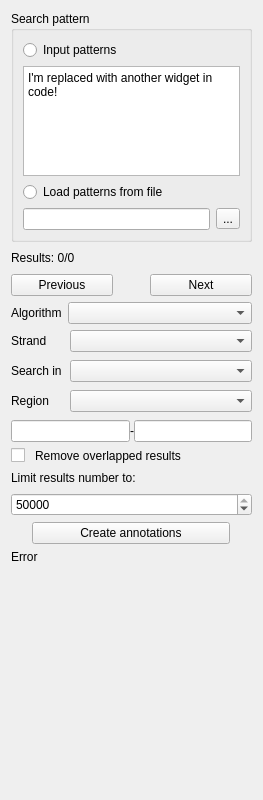
<?xml version="1.0" encoding="UTF-8"?>
<ui version="4.0">
 <class>FindPatternForm</class>
 <widget class="QWidget" name="FindPatternForm">
  <property name="geometry">
   <rect>
    <x>0</x>
    <y>0</y>
    <width>263</width>
    <height>800</height>
   </rect>
  </property>
  <property name="sizePolicy">
   <sizepolicy hsizetype="Preferred" vsizetype="Minimum">
    <horstretch>0</horstretch>
    <verstretch>0</verstretch>
   </sizepolicy>
  </property>
  <property name="focusPolicy">
   <enum>Qt::StrongFocus</enum>
  </property>
  <property name="windowTitle">
   <string notr="true">Form</string>
  </property>
  <layout class="QVBoxLayout" name="verticalLayout_3">
   <item>
    <widget class="QGroupBox" name="groupBox">
     <property name="title">
      <string>Search pattern</string>
     </property>
     <layout class="QVBoxLayout" name="verticalLayout">
      <item>
       <widget class="QRadioButton" name="usePatternFromTextEditRadioButton">
        <property name="text">
         <string>Input patterns</string>
        </property>
       </widget>
      </item>
      <item>
       <widget class="QPlainTextEdit" name="textPattern">
        <property name="sizePolicy">
         <sizepolicy hsizetype="Preferred" vsizetype="Fixed">
          <horstretch>0</horstretch>
          <verstretch>0</verstretch>
         </sizepolicy>
        </property>
        <property name="minimumSize">
         <size>
          <width>0</width>
          <height>90</height>
         </size>
        </property>
        <property name="maximumSize">
         <size>
          <width>16777215</width>
          <height>110</height>
         </size>
        </property>
        <property name="focusPolicy">
         <enum>Qt::StrongFocus</enum>
        </property>
        <property name="plainText">
         <string notr="true">I'm replaced with another widget in code!</string>
        </property>
       </widget>
      </item>
      <item>
       <widget class="QRadioButton" name="usePatternFromFileRadioButton">
        <property name="text">
         <string>Load patterns from file</string>
        </property>
       </widget>
      </item>
      <item>
       <layout class="QHBoxLayout" name="horizontalLayout_6">
        <item>
         <widget class="QLineEdit" name="filePathLineEdit"/>
        </item>
        <item>
         <widget class="QToolButton" name="loadFromFileToolButton">
          <property name="text">
           <string>...</string>
          </property>
         </widget>
        </item>
       </layout>
      </item>
     </layout>
    </widget>
   </item>
   <item>
    <layout class="QHBoxLayout" name="horizontalLayout_5">
     <item>
      <widget class="QLabel" name="resultLabel">
       <property name="text">
        <string notr="true">Results: 0/0</string>
       </property>
       <property name="wordWrap">
        <bool>true</bool>
       </property>
      </widget>
     </item>
     <item>
      <widget class="QLabel" name="progressLabel">
       <property name="text">
        <string notr="true"/>
       </property>
       <property name="wordWrap">
        <bool>true</bool>
       </property>
      </widget>
     </item>
     <item>
      <spacer name="horizontalSpacer">
       <property name="orientation">
        <enum>Qt::Horizontal</enum>
       </property>
       <property name="sizeHint" stdset="0">
        <size>
         <width>40</width>
         <height>20</height>
        </size>
       </property>
      </spacer>
     </item>
    </layout>
   </item>
   <item>
    <layout class="QHBoxLayout" name="horizontalLayout_3">
     <item>
      <spacer name="horizontalSpacer_3">
       <property name="orientation">
        <enum>Qt::Horizontal</enum>
       </property>
       <property name="sizeType">
        <enum>QSizePolicy::MinimumExpanding</enum>
       </property>
       <property name="sizeHint" stdset="0">
        <size>
         <width>0</width>
         <height>20</height>
        </size>
       </property>
      </spacer>
     </item>
     <item>
      <widget class="QPushButton" name="prevPushButton">
       <property name="sizePolicy">
        <sizepolicy hsizetype="Fixed" vsizetype="Fixed">
         <horstretch>0</horstretch>
         <verstretch>0</verstretch>
        </sizepolicy>
       </property>
       <property name="minimumSize">
        <size>
         <width>102</width>
         <height>0</height>
        </size>
       </property>
       <property name="maximumSize">
        <size>
         <width>95</width>
         <height>16777215</height>
        </size>
       </property>
       <property name="text">
        <string>Previous</string>
       </property>
       <property name="shortcut">
        <string>Shift+Return</string>
       </property>
      </widget>
     </item>
     <item>
      <spacer name="horizontalSpacer_2">
       <property name="orientation">
        <enum>Qt::Horizontal</enum>
       </property>
       <property name="sizeType">
        <enum>QSizePolicy::Maximum</enum>
       </property>
       <property name="sizeHint" stdset="0">
        <size>
         <width>50</width>
         <height>20</height>
        </size>
       </property>
      </spacer>
     </item>
     <item>
      <widget class="QPushButton" name="nextPushButton">
       <property name="sizePolicy">
        <sizepolicy hsizetype="Fixed" vsizetype="Fixed">
         <horstretch>0</horstretch>
         <verstretch>0</verstretch>
        </sizepolicy>
       </property>
       <property name="minimumSize">
        <size>
         <width>102</width>
         <height>0</height>
        </size>
       </property>
       <property name="maximumSize">
        <size>
         <width>95</width>
         <height>16777215</height>
        </size>
       </property>
       <property name="text">
        <string>Next</string>
       </property>
       <property name="shortcut">
        <string>Return</string>
       </property>
      </widget>
     </item>
     <item>
      <spacer name="horizontalSpacer_4">
       <property name="orientation">
        <enum>Qt::Horizontal</enum>
       </property>
       <property name="sizeType">
        <enum>QSizePolicy::MinimumExpanding</enum>
       </property>
       <property name="sizeHint" stdset="0">
        <size>
         <width>0</width>
         <height>20</height>
        </size>
       </property>
      </spacer>
     </item>
    </layout>
   </item>
   <item>
    <layout class="QVBoxLayout" name="subgroupsLayout"/>
   </item>
   <item>
    <widget class="QWidget" name="widgetAlgorithm" native="true">
     <property name="maximumSize">
      <size>
       <width>16777215</width>
       <height>16777215</height>
      </size>
     </property>
     <layout class="QGridLayout" name="gridLayout_2">
      <property name="leftMargin">
       <number>0</number>
      </property>
      <property name="topMargin">
       <number>0</number>
      </property>
      <property name="rightMargin">
       <number>0</number>
      </property>
      <property name="bottomMargin">
       <number>0</number>
      </property>
      <item row="2" column="0" colspan="2">
       <layout class="QVBoxLayout" name="layoutAlgorithmSettings"/>
      </item>
      <item row="1" column="0" alignment="Qt::AlignLeft">
       <widget class="QLabel" name="label">
        <property name="sizePolicy">
         <sizepolicy hsizetype="Preferred" vsizetype="Preferred">
          <horstretch>0</horstretch>
          <verstretch>0</verstretch>
         </sizepolicy>
        </property>
        <property name="text">
         <string>Algorithm</string>
        </property>
       </widget>
      </item>
      <item row="1" column="1">
       <widget class="QComboBox" name="boxAlgorithm">
        <property name="sizePolicy">
         <sizepolicy hsizetype="Expanding" vsizetype="Fixed">
          <horstretch>0</horstretch>
          <verstretch>0</verstretch>
         </sizepolicy>
        </property>
        <property name="minimumSize">
         <size>
          <width>0</width>
          <height>0</height>
         </size>
        </property>
        <property name="maximumSize">
         <size>
          <width>16777215</width>
          <height>16777215</height>
         </size>
        </property>
        <property name="baseSize">
         <size>
          <width>0</width>
          <height>0</height>
         </size>
        </property>
       </widget>
      </item>
      <item row="0" column="1">
       <layout class="QHBoxLayout" name="horizontalLayout"/>
      </item>
     </layout>
    </widget>
   </item>
   <item>
    <widget class="QWidget" name="widgetSearchIn" native="true">
     <property name="sizePolicy">
      <sizepolicy hsizetype="Preferred" vsizetype="Preferred">
       <horstretch>0</horstretch>
       <verstretch>0</verstretch>
      </sizepolicy>
     </property>
     <property name="maximumSize">
      <size>
       <width>16777215</width>
       <height>16777215</height>
      </size>
     </property>
     <layout class="QGridLayout" name="gridLayout_3">
      <property name="leftMargin">
       <number>0</number>
      </property>
      <property name="topMargin">
       <number>0</number>
      </property>
      <property name="rightMargin">
       <number>0</number>
      </property>
      <property name="bottomMargin">
       <number>0</number>
      </property>
      <property name="horizontalSpacing">
       <number>4</number>
      </property>
      <property name="verticalSpacing">
       <number>8</number>
      </property>
      <item row="0" column="0">
       <layout class="QGridLayout" name="gridLayout">
        <property name="spacing">
         <number>8</number>
        </property>
        <item row="2" column="1">
         <widget class="QComboBox" name="boxRegion">
          <property name="sizePolicy">
           <sizepolicy hsizetype="Expanding" vsizetype="Fixed">
            <horstretch>0</horstretch>
            <verstretch>0</verstretch>
           </sizepolicy>
          </property>
          <property name="minimumSize">
           <size>
            <width>0</width>
            <height>0</height>
           </size>
          </property>
          <property name="maximumSize">
           <size>
            <width>16777215</width>
            <height>16777215</height>
           </size>
          </property>
         </widget>
        </item>
        <item row="1" column="1">
         <widget class="QComboBox" name="boxSeqTransl">
          <property name="sizePolicy">
           <sizepolicy hsizetype="Expanding" vsizetype="Fixed">
            <horstretch>0</horstretch>
            <verstretch>0</verstretch>
           </sizepolicy>
          </property>
          <property name="minimumSize">
           <size>
            <width>0</width>
            <height>0</height>
           </size>
          </property>
          <property name="maximumSize">
           <size>
            <width>16777215</width>
            <height>16777215</height>
           </size>
          </property>
         </widget>
        </item>
        <item row="1" column="0" alignment="Qt::AlignLeft">
         <widget class="QLabel" name="lblSeqTransl">
          <property name="sizePolicy">
           <sizepolicy hsizetype="Minimum" vsizetype="Preferred">
            <horstretch>0</horstretch>
            <verstretch>0</verstretch>
           </sizepolicy>
          </property>
          <property name="text">
           <string>Search in</string>
          </property>
         </widget>
        </item>
        <item row="0" column="0" alignment="Qt::AlignLeft">
         <widget class="QLabel" name="lblStrand">
          <property name="sizePolicy">
           <sizepolicy hsizetype="Minimum" vsizetype="Preferred">
            <horstretch>0</horstretch>
            <verstretch>0</verstretch>
           </sizepolicy>
          </property>
          <property name="text">
           <string>Strand</string>
          </property>
         </widget>
        </item>
        <item row="2" column="0" alignment="Qt::AlignLeft">
         <widget class="QLabel" name="lblRegion">
          <property name="sizePolicy">
           <sizepolicy hsizetype="Minimum" vsizetype="Preferred">
            <horstretch>0</horstretch>
            <verstretch>0</verstretch>
           </sizepolicy>
          </property>
          <property name="text">
           <string>Region</string>
          </property>
         </widget>
        </item>
        <item row="0" column="1">
         <widget class="QComboBox" name="boxStrand">
          <property name="sizePolicy">
           <sizepolicy hsizetype="Expanding" vsizetype="Fixed">
            <horstretch>0</horstretch>
            <verstretch>0</verstretch>
           </sizepolicy>
          </property>
          <property name="minimumSize">
           <size>
            <width>0</width>
            <height>0</height>
           </size>
          </property>
          <property name="maximumSize">
           <size>
            <width>16777215</width>
            <height>16777215</height>
           </size>
          </property>
         </widget>
        </item>
       </layout>
      </item>
      <item row="1" column="0">
       <layout class="QHBoxLayout" name="horizontalLayout_2">
        <property name="sizeConstraint">
         <enum>QLayout::SetDefaultConstraint</enum>
        </property>
        <item>
         <widget class="QLineEdit" name="editStart">
          <property name="sizePolicy">
           <sizepolicy hsizetype="Expanding" vsizetype="Fixed">
            <horstretch>0</horstretch>
            <verstretch>0</verstretch>
           </sizepolicy>
          </property>
          <property name="minimumSize">
           <size>
            <width>60</width>
            <height>0</height>
           </size>
          </property>
          <property name="maximumSize">
           <size>
            <width>16777215</width>
            <height>22</height>
           </size>
          </property>
         </widget>
        </item>
        <item>
         <widget class="QLabel" name="lblStartEndConnection">
          <property name="sizePolicy">
           <sizepolicy hsizetype="Fixed" vsizetype="Preferred">
            <horstretch>0</horstretch>
            <verstretch>0</verstretch>
           </sizepolicy>
          </property>
          <property name="text">
           <string>-</string>
          </property>
         </widget>
        </item>
        <item>
         <widget class="QLineEdit" name="editEnd">
          <property name="sizePolicy">
           <sizepolicy hsizetype="Expanding" vsizetype="Fixed">
            <horstretch>0</horstretch>
            <verstretch>0</verstretch>
           </sizepolicy>
          </property>
          <property name="minimumSize">
           <size>
            <width>60</width>
            <height>0</height>
           </size>
          </property>
          <property name="maximumSize">
           <size>
            <width>16777215</width>
            <height>22</height>
           </size>
          </property>
         </widget>
        </item>
       </layout>
      </item>
     </layout>
    </widget>
   </item>
   <item>
    <widget class="QWidget" name="widgetOther" native="true">
     <property name="maximumSize">
      <size>
       <width>16777215</width>
       <height>16777215</height>
      </size>
     </property>
     <layout class="QVBoxLayout" name="verticalLayout_2">
      <property name="spacing">
       <number>8</number>
      </property>
      <property name="leftMargin">
       <number>0</number>
      </property>
      <property name="topMargin">
       <number>0</number>
      </property>
      <property name="rightMargin">
       <number>0</number>
      </property>
      <property name="bottomMargin">
       <number>0</number>
      </property>
      <item>
       <layout class="QHBoxLayout" name="removeOverlapsLayout" stretch="0,1">
        <property name="spacing">
         <number>10</number>
        </property>
        <item>
         <widget class="QCheckBox" name="removeOverlapsBox">
          <property name="text">
           <string/>
          </property>
         </widget>
        </item>
        <item>
         <widget class="QLabel" name="removeOverlapsLabel">
          <property name="text">
           <string>Remove overlapped results</string>
          </property>
          <property name="wordWrap">
           <bool>true</bool>
          </property>
         </widget>
        </item>
       </layout>
      </item>
      <item>
       <layout class="QHBoxLayout" name="layoutUseMaxResult" stretch="1">
        <property name="spacing">
         <number>10</number>
        </property>
        <item>
         <widget class="QLabel" name="labelUseMaxResult">
          <property name="text">
           <string>Limit results number to:</string>
          </property>
          <property name="wordWrap">
           <bool>true</bool>
          </property>
         </widget>
        </item>
       </layout>
      </item>
      <item>
       <widget class="QSpinBox" name="boxMaxResult">
        <property name="maximum">
         <number>50000</number>
        </property>
        <property name="singleStep">
         <number>100</number>
        </property>
        <property name="value">
         <number>50000</number>
        </property>
       </widget>
      </item>
     </layout>
    </widget>
   </item>
   <item>
    <layout class="QHBoxLayout" name="layoutSearchButton">
     <property name="spacing">
      <number>9</number>
     </property>
    </layout>
   </item>
   <item>
    <layout class="QHBoxLayout" name="horizontalLayout_4">
     <item>
      <widget class="QPushButton" name="getAnnotationsPushButton">
       <property name="sizePolicy">
        <sizepolicy hsizetype="Fixed" vsizetype="Fixed">
         <horstretch>0</horstretch>
         <verstretch>0</verstretch>
        </sizepolicy>
       </property>
       <property name="minimumSize">
        <size>
         <width>198</width>
         <height>0</height>
        </size>
       </property>
       <property name="maximumSize">
        <size>
         <width>198</width>
         <height>16777215</height>
        </size>
       </property>
       <property name="text">
        <string>Create annotations</string>
       </property>
      </widget>
     </item>
    </layout>
   </item>
   <item>
    <widget class="QLabel" name="lblErrorMessage">
     <property name="text">
      <string notr="true">Error</string>
     </property>
     <property name="wordWrap">
      <bool>true</bool>
     </property>
    </widget>
   </item>
   <item>
    <spacer name="verticalSpacer">
     <property name="orientation">
      <enum>Qt::Vertical</enum>
     </property>
     <property name="sizeHint" stdset="0">
      <size>
       <width>20</width>
       <height>20</height>
      </size>
     </property>
    </spacer>
   </item>
  </layout>
 </widget>
 <tabstops>
  <tabstop>usePatternFromTextEditRadioButton</tabstop>
  <tabstop>textPattern</tabstop>
  <tabstop>usePatternFromFileRadioButton</tabstop>
  <tabstop>filePathLineEdit</tabstop>
  <tabstop>loadFromFileToolButton</tabstop>
  <tabstop>prevPushButton</tabstop>
  <tabstop>nextPushButton</tabstop>
  <tabstop>boxAlgorithm</tabstop>
  <tabstop>boxStrand</tabstop>
  <tabstop>boxSeqTransl</tabstop>
  <tabstop>boxRegion</tabstop>
  <tabstop>editStart</tabstop>
  <tabstop>editEnd</tabstop>
  <tabstop>removeOverlapsBox</tabstop>
  <tabstop>boxMaxResult</tabstop>
  <tabstop>getAnnotationsPushButton</tabstop>
 </tabstops>
 <resources/>
 <connections/>
</ui>
